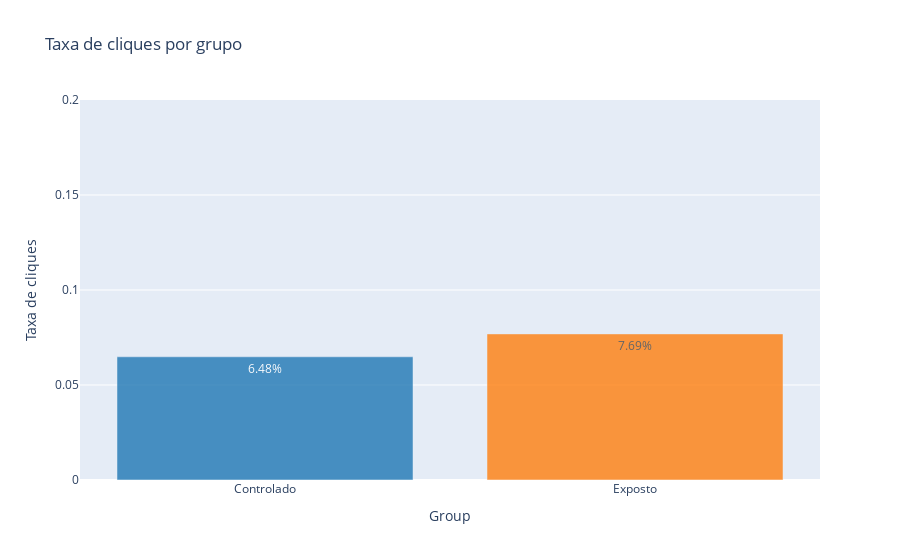

Write notebook code for a chart like this one.
### Code cell
# Agrupa os dados por experimento e calcula a taxa média de cliques para cada grupo
ctr_por_grupo = df.groupby('experiment')['yes'].mean().reset_index()

# Cria um traço de gráfico de barras
bar = go.Bar(x=ctr_por_grupo['experiment'], y=ctr_por_grupo['yes'],
             text=ctr_por_grupo['yes'].apply(lambda x: f"{x:.2%}"), textposition='auto',
             marker_color=['#1f77b4', '#ff7f0e'], opacity=0.8)

# Cria um objeto de layout
layout = go.Layout(title='Taxa de cliques por grupo', xaxis_title='Group',
                   yaxis_title='Taxa de cliques', yaxis_range=[0, 0.2],
                   xaxis=dict(tickmode='array', tickvals=[0, 1], ticktext=['Controlado', 'Exposto']))

# Cria um objeto de figura que inclui o traço do gráfico de barras e o layout
fig = go.Figure(data=[bar], layout=layout)

# Mostra o gráfico
fig.show()

### Figure 1 — Plotly figure (JSON) as saved in the notebook; plotly's stock layout.template omitted (floating-point values rounded to 4 significant figures)
{"data": [{"marker": {"color": ["#1f77b4", "#ff7f0e"]}, "opacity": 0.8, "text": ["6.48%", "7.69%"], "textposition": "auto", "type": "bar", "x": ["control", "exposed"], "y": [0.06485, 0.07688]}], "layout": {"title": {"text": "Taxa de cliques por grupo"}, "xaxis": {"tickmode": "array", "ticktext": ["Controlado", "Exposto"], "tickvals": [0, 1], "title": {"text": "Group"}}, "yaxis": {"range": [0, 0.2], "title": {"text": "Taxa de cliques"}}}}
